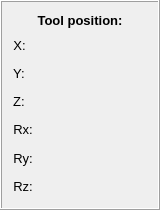
     <widget class="QFrame" name="ToolPos_frame">
      <property name="geometry">
       <rect>
        <x>10</x>
        <y>550</y>
        <width>160</width>
        <height>210</height>
       </rect>
      </property>
      <property name="frameShape">
       <enum>QFrame::Shape::Box</enum>
      </property>
      <property name="frameShadow">
       <enum>QFrame::Shadow::Raised</enum>
      </property>
      <layout class="QGridLayout" name="gridLayout_4">
       <item row="1" column="1">
        <layout class="QVBoxLayout" name="toolCoord_layout">
         <item>
          <widget class="QLabel" name="toolCoordX_label">
           <property name="sizePolicy">
            <sizepolicy hsizetype="Expanding" vsizetype="Preferred">
             <horstretch>0</horstretch>
             <verstretch>0</verstretch>
            </sizepolicy>
           </property>
           <property name="font">
            <font>
             <pointsize>11</pointsize>
            </font>
           </property>
           <property name="text">
            <string/>
           </property>
           <property name="alignment">
            <set>Qt::AlignmentFlag::AlignCenter</set>
           </property>
          </widget>
         </item>
         <item>
          <widget class="QLabel" name="toolCoordY_label">
           <property name="sizePolicy">
            <sizepolicy hsizetype="Expanding" vsizetype="Preferred">
             <horstretch>0</horstretch>
             <verstretch>0</verstretch>
            </sizepolicy>
           </property>
           <property name="font">
            <font>
             <pointsize>11</pointsize>
            </font>
           </property>
           <property name="text">
            <string/>
           </property>
           <property name="alignment">
            <set>Qt::AlignmentFlag::AlignCenter</set>
           </property>
          </widget>
         </item>
         <item>
          <widget class="QLabel" name="toolCoordZ_label">
           <property name="sizePolicy">
            <sizepolicy hsizetype="Expanding" vsizetype="Preferred">
             <horstretch>0</horstretch>
             <verstretch>0</verstretch>
            </sizepolicy>
           </property>
           <property name="font">
            <font>
             <pointsize>11</pointsize>
            </font>
           </property>
           <property name="text">
            <string/>
           </property>
           <property name="alignment">
            <set>Qt::AlignmentFlag::AlignCenter</set>
           </property>
          </widget>
         </item>
         <item>
          <widget class="QLabel" name="toolCoordRx_label">
           <property name="sizePolicy">
            <sizepolicy hsizetype="Expanding" vsizetype="Preferred">
             <horstretch>0</horstretch>
             <verstretch>0</verstretch>
            </sizepolicy>
           </property>
           <property name="font">
            <font>
             <pointsize>11</pointsize>
            </font>
           </property>
           <property name="text">
            <string/>
           </property>
           <property name="alignment">
            <set>Qt::AlignmentFlag::AlignCenter</set>
           </property>
          </widget>
         </item>
         <item>
          <widget class="QLabel" name="toolCoordRy_label">
           <property name="sizePolicy">
            <sizepolicy hsizetype="Expanding" vsizetype="Preferred">
             <horstretch>0</horstretch>
             <verstretch>0</verstretch>
            </sizepolicy>
           </property>
           <property name="font">
            <font>
             <pointsize>11</pointsize>
            </font>
           </property>
           <property name="text">
            <string/>
           </property>
           <property name="alignment">
            <set>Qt::AlignmentFlag::AlignCenter</set>
           </property>
          </widget>
         </item>
         <item>
          <widget class="QLabel" name="toolCoordRz_label">
           <property name="sizePolicy">
            <sizepolicy hsizetype="Expanding" vsizetype="Preferred">
             <horstretch>0</horstretch>
             <verstretch>0</verstretch>
            </sizepolicy>
           </property>
           <property name="font">
            <font>
             <pointsize>11</pointsize>
            </font>
           </property>
           <property name="text">
            <string/>
           </property>
           <property name="alignment">
            <set>Qt::AlignmentFlag::AlignCenter</set>
           </property>
          </widget>
         </item>
        </layout>
       </item>
       <item row="1" column="0">
        <layout class="QVBoxLayout" name="posLabel_layout">
         <property name="sizeConstraint">
          <enum>QLayout::SizeConstraint::SetDefaultConstraint</enum>
         </property>
         <item>
          <widget class="QLabel" name="posX_label">
           <property name="sizePolicy">
            <sizepolicy hsizetype="Maximum" vsizetype="Preferred">
             <horstretch>0</horstretch>
             <verstretch>0</verstretch>
            </sizepolicy>
           </property>
           <property name="font">
            <font>
             <pointsize>10</pointsize>
            </font>
           </property>
           <property name="text">
            <string>X:</string>
           </property>
           <property name="alignment">
            <set>Qt::AlignmentFlag::AlignCenter</set>
           </property>
          </widget>
         </item>
         <item>
          <widget class="QLabel" name="posY_label">
           <property name="sizePolicy">
            <sizepolicy hsizetype="Maximum" vsizetype="Preferred">
             <horstretch>0</horstretch>
             <verstretch>0</verstretch>
            </sizepolicy>
           </property>
           <property name="font">
            <font>
             <pointsize>10</pointsize>
            </font>
           </property>
           <property name="text">
            <string>Y:</string>
           </property>
           <property name="alignment">
            <set>Qt::AlignmentFlag::AlignCenter</set>
           </property>
          </widget>
         </item>
         <item>
          <widget class="QLabel" name="posZ_label">
           <property name="sizePolicy">
            <sizepolicy hsizetype="Maximum" vsizetype="Preferred">
             <horstretch>0</horstretch>
             <verstretch>0</verstretch>
            </sizepolicy>
           </property>
           <property name="font">
            <font>
             <pointsize>10</pointsize>
            </font>
           </property>
           <property name="text">
            <string>Z:</string>
           </property>
           <property name="alignment">
            <set>Qt::AlignmentFlag::AlignCenter</set>
           </property>
          </widget>
         </item>
         <item>
          <widget class="QLabel" name="posRx_label">
           <property name="sizePolicy">
            <sizepolicy hsizetype="Maximum" vsizetype="Preferred">
             <horstretch>0</horstretch>
             <verstretch>0</verstretch>
            </sizepolicy>
           </property>
           <property name="font">
            <font>
             <pointsize>10</pointsize>
            </font>
           </property>
           <property name="text">
            <string>Rx:</string>
           </property>
           <property name="alignment">
            <set>Qt::AlignmentFlag::AlignCenter</set>
           </property>
          </widget>
         </item>
         <item>
          <widget class="QLabel" name="posRy_label">
           <property name="sizePolicy">
            <sizepolicy hsizetype="Maximum" vsizetype="Preferred">
             <horstretch>0</horstretch>
             <verstretch>0</verstretch>
            </sizepolicy>
           </property>
           <property name="font">
            <font>
             <pointsize>10</pointsize>
            </font>
           </property>
           <property name="text">
            <string>Ry:</string>
           </property>
           <property name="alignment">
            <set>Qt::AlignmentFlag::AlignCenter</set>
           </property>
          </widget>
         </item>
         <item>
          <widget class="QLabel" name="posRz_label">
           <property name="sizePolicy">
            <sizepolicy hsizetype="Maximum" vsizetype="Preferred">
             <horstretch>0</horstretch>
             <verstretch>0</verstretch>
            </sizepolicy>
           </property>
           <property name="font">
            <font>
             <pointsize>10</pointsize>
            </font>
           </property>
           <property name="text">
            <string>Rz:</string>
           </property>
           <property name="alignment">
            <set>Qt::AlignmentFlag::AlignCenter</set>
           </property>
          </widget>
         </item>
        </layout>
       </item>
       <item row="0" column="0" colspan="2">
        <widget class="QLabel" name="ToolPosition_label">
         <property name="sizePolicy">
          <sizepolicy hsizetype="Preferred" vsizetype="Maximum">
           <horstretch>0</horstretch>
           <verstretch>0</verstretch>
          </sizepolicy>
         </property>
         <property name="font">
          <font>
           <pointsize>10</pointsize>
           <bold>true</bold>
          </font>
         </property>
         <property name="text">
          <string>Tool position:</string>
         </property>
         <property name="alignment">
          <set>Qt::AlignmentFlag::AlignCenter</set>
         </property>
        </widget>
       </item>
      </layout>
     </widget>
